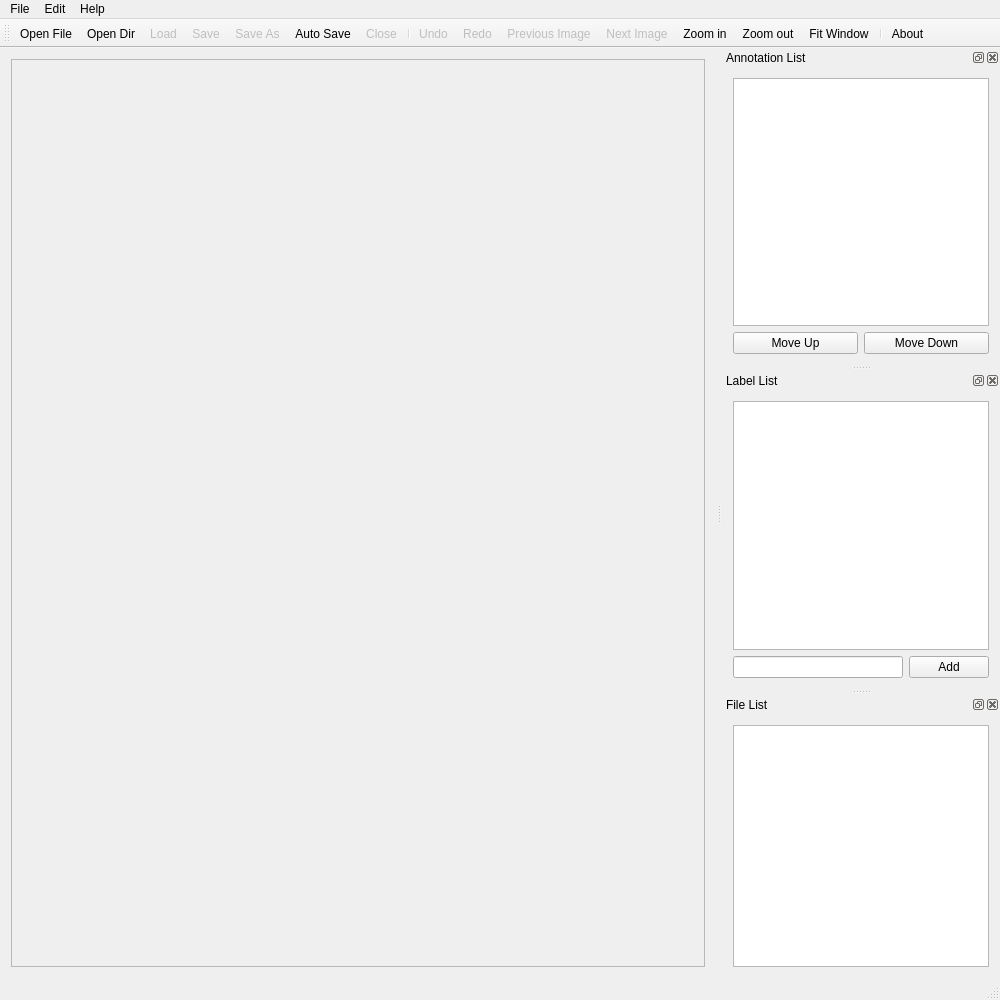
<?xml version="1.0" encoding="UTF-8"?>
<ui version="4.0">
 <class>MainWindow</class>
 <widget class="QMainWindow" name="MainWindow">
  <property name="geometry">
   <rect>
    <x>0</x>
    <y>0</y>
    <width>1000</width>
    <height>1000</height>
   </rect>
  </property>
  <property name="windowTitle">
   <string>Image Labeler</string>
  </property>
  <property name="windowIcon">
   <iconset resource="resource.qrc">
    <normaloff>:/icons/icons/icon.png</normaloff>:/icons/icons/icon.png</iconset>
  </property>
  <widget class="QWidget" name="centralWidget">
   <layout class="QHBoxLayout" name="horizontalLayout">
    <item>
     <widget class="QScrollArea" name="scrollArea">
      <property name="widgetResizable">
       <bool>true</bool>
      </property>
      <widget class="QWidget" name="scrollAreaWidgetContents">
       <property name="geometry">
        <rect>
         <x>0</x>
         <y>0</y>
         <width>705</width>
         <height>898</height>
        </rect>
       </property>
      </widget>
     </widget>
    </item>
   </layout>
  </widget>
  <widget class="QMenuBar" name="menuBar">
   <property name="geometry">
    <rect>
     <x>0</x>
     <y>0</y>
     <width>1000</width>
     <height>21</height>
    </rect>
   </property>
   <widget class="QMenu" name="menu_file">
    <property name="title">
     <string>File</string>
    </property>
    <addaction name="actionOpen_File"/>
    <addaction name="actionOpen_Dir"/>
    <addaction name="actionLoad"/>
    <addaction name="actionClose"/>
    <addaction name="separator"/>
    <addaction name="actionSave"/>
    <addaction name="actionSave_As"/>
    <addaction name="actionAuto_Save"/>
    <addaction name="separator"/>
    <addaction name="actionExit"/>
   </widget>
   <widget class="QMenu" name="menu_edit">
    <property name="title">
     <string>Edit</string>
    </property>
    <addaction name="actionUndo"/>
    <addaction name="actionRedo"/>
    <addaction name="separator"/>
    <addaction name="actionZoom_in"/>
    <addaction name="actionZoom_out"/>
    <addaction name="actionFit_Window"/>
    <addaction name="separator"/>
    <addaction name="actionPrevious_Image"/>
    <addaction name="actionNext_Image"/>
   </widget>
   <widget class="QMenu" name="menu_help">
    <property name="title">
     <string>Help</string>
    </property>
    <addaction name="actionAbout"/>
   </widget>
   <addaction name="menu_file"/>
   <addaction name="menu_edit"/>
   <addaction name="menu_help"/>
  </widget>
  <widget class="QToolBar" name="mainToolBar">
   <attribute name="toolBarArea">
    <enum>TopToolBarArea</enum>
   </attribute>
   <attribute name="toolBarBreak">
    <bool>false</bool>
   </attribute>
   <addaction name="actionOpen_File"/>
   <addaction name="actionOpen_Dir"/>
   <addaction name="actionLoad"/>
   <addaction name="actionSave"/>
   <addaction name="actionSave_As"/>
   <addaction name="actionAuto_Save"/>
   <addaction name="actionClose"/>
   <addaction name="separator"/>
   <addaction name="actionUndo"/>
   <addaction name="actionRedo"/>
   <addaction name="actionPrevious_Image"/>
   <addaction name="actionNext_Image"/>
   <addaction name="actionZoom_in"/>
   <addaction name="actionZoom_out"/>
   <addaction name="actionFit_Window"/>
   <addaction name="separator"/>
   <addaction name="actionAbout"/>
  </widget>
  <widget class="QStatusBar" name="statusBar"/>
  <widget class="QDockWidget" name="annotationDockWidget">
   <property name="windowTitle">
    <string>Annotation List</string>
   </property>
   <attribute name="dockWidgetArea">
    <number>2</number>
   </attribute>
   <widget class="QWidget" name="dockWidgetContents_anno">
    <layout class="QVBoxLayout" name="verticalLayout">
     <item>
      <widget class="CustomListWidget" name="annoListWidget"/>
     </item>
     <item>
      <layout class="QHBoxLayout" name="horizontalLayout_3">
       <item>
        <widget class="QPushButton" name="pushButton_moveUp">
         <property name="text">
          <string>Move Up</string>
         </property>
        </widget>
       </item>
       <item>
        <widget class="QPushButton" name="pushButton_moveDown">
         <property name="text">
          <string>Move Down</string>
         </property>
        </widget>
       </item>
      </layout>
     </item>
    </layout>
   </widget>
  </widget>
  <widget class="QDockWidget" name="labelDockWidget">
   <property name="windowTitle">
    <string>Label List</string>
   </property>
   <attribute name="dockWidgetArea">
    <number>2</number>
   </attribute>
   <widget class="QWidget" name="dockWidgetContents_label">
    <layout class="QVBoxLayout" name="verticalLayout_3">
     <item>
      <widget class="CustomListWidget" name="labelListWidget"/>
     </item>
     <item>
      <layout class="QHBoxLayout" name="horizontalLayout_2">
       <item>
        <widget class="QLineEdit" name="lineEdit_addLabel"/>
       </item>
       <item>
        <widget class="QPushButton" name="pushButton_addLabel">
         <property name="text">
          <string>Add</string>
         </property>
        </widget>
       </item>
      </layout>
     </item>
    </layout>
   </widget>
  </widget>
  <widget class="QDockWidget" name="fileDockWidget">
   <property name="windowTitle">
    <string>File List</string>
   </property>
   <attribute name="dockWidgetArea">
    <number>2</number>
   </attribute>
   <widget class="QWidget" name="dockWidgetContents">
    <layout class="QVBoxLayout" name="verticalLayout_4">
     <item>
      <widget class="CustomListWidget" name="fileListWidget"/>
     </item>
    </layout>
   </widget>
  </widget>
  <action name="actionOpen_File">
   <property name="icon">
    <iconset resource="resource.qrc">
     <normaloff>:/icons/icons/file.png</normaloff>:/icons/icons/file.png</iconset>
   </property>
   <property name="text">
    <string>Open File</string>
   </property>
   <property name="shortcut">
    <string>Ctrl+O</string>
   </property>
  </action>
  <action name="actionOpen_Dir">
   <property name="icon">
    <iconset resource="resource.qrc">
     <normaloff>:/icons/icons/open.png</normaloff>:/icons/icons/open.png</iconset>
   </property>
   <property name="text">
    <string>Open Dir</string>
   </property>
   <property name="toolTip">
    <string>Open Dir</string>
   </property>
   <property name="shortcut">
    <string>Ctrl+D</string>
   </property>
  </action>
  <action name="actionSave">
   <property name="enabled">
    <bool>false</bool>
   </property>
   <property name="icon">
    <iconset resource="resource.qrc">
     <normaloff>:/icons/icons/save.png</normaloff>:/icons/icons/save.png</iconset>
   </property>
   <property name="text">
    <string>Save</string>
   </property>
   <property name="shortcut">
    <string>Ctrl+S</string>
   </property>
  </action>
  <action name="actionExit">
   <property name="icon">
    <iconset resource="resource.qrc">
     <normaloff>:/icons/icons/quit.png</normaloff>:/icons/icons/quit.png</iconset>
   </property>
   <property name="text">
    <string>Exit</string>
   </property>
  </action>
  <action name="actionSave_As">
   <property name="enabled">
    <bool>false</bool>
   </property>
   <property name="icon">
    <iconset resource="resource.qrc">
     <normaloff>:/icons/icons/save-as.png</normaloff>:/icons/icons/save-as.png</iconset>
   </property>
   <property name="text">
    <string>Save As</string>
   </property>
   <property name="shortcut">
    <string>Ctrl+Shift+S</string>
   </property>
  </action>
  <action name="actionAuto_Save">
   <property name="checkable">
    <bool>true</bool>
   </property>
   <property name="icon">
    <iconset resource="resource.qrc">
     <normaloff>:/icons/icons/edit.png</normaloff>:/icons/icons/edit.png</iconset>
   </property>
   <property name="text">
    <string>Auto Save</string>
   </property>
  </action>
  <action name="actionUndo">
   <property name="enabled">
    <bool>false</bool>
   </property>
   <property name="icon">
    <iconset resource="resource.qrc">
     <normaloff>:/icons/icons/undo.png</normaloff>:/icons/icons/undo.png</iconset>
   </property>
   <property name="text">
    <string>Undo</string>
   </property>
   <property name="shortcut">
    <string>Ctrl+Z</string>
   </property>
  </action>
  <action name="actionRedo">
   <property name="enabled">
    <bool>false</bool>
   </property>
   <property name="icon">
    <iconset resource="resource.qrc">
     <normaloff>:/icons/icons/redo.png</normaloff>:/icons/icons/redo.png</iconset>
   </property>
   <property name="text">
    <string>Redo</string>
   </property>
   <property name="shortcut">
    <string>Ctrl+Shift+Z</string>
   </property>
  </action>
  <action name="actionAbout">
   <property name="icon">
    <iconset resource="resource.qrc">
     <normaloff>:/icons/icons/help.png</normaloff>:/icons/icons/help.png</iconset>
   </property>
   <property name="text">
    <string>About</string>
   </property>
  </action>
  <action name="actionZoom_in">
   <property name="icon">
    <iconset resource="resource.qrc">
     <normaloff>:/icons/icons/zoom-in.png</normaloff>:/icons/icons/zoom-in.png</iconset>
   </property>
   <property name="text">
    <string>Zoom in</string>
   </property>
  </action>
  <action name="actionZoom_out">
   <property name="icon">
    <iconset resource="resource.qrc">
     <normaloff>:/icons/icons/zoom-out.png</normaloff>:/icons/icons/zoom-out.png</iconset>
   </property>
   <property name="text">
    <string>Zoom out</string>
   </property>
  </action>
  <action name="actionFit_Window">
   <property name="icon">
    <iconset resource="resource.qrc">
     <normaloff>:/icons/icons/fit-window.png</normaloff>:/icons/icons/fit-window.png</iconset>
   </property>
   <property name="text">
    <string>Fit Window</string>
   </property>
  </action>
  <action name="actionClose">
   <property name="enabled">
    <bool>false</bool>
   </property>
   <property name="icon">
    <iconset resource="resource.qrc">
     <normaloff>:/icons/icons/close.png</normaloff>:/icons/icons/close.png</iconset>
   </property>
   <property name="text">
    <string>Close</string>
   </property>
   <property name="shortcut">
    <string>Ctrl+W</string>
   </property>
  </action>
  <action name="actionPrevious_Image">
   <property name="enabled">
    <bool>false</bool>
   </property>
   <property name="icon">
    <iconset resource="resource.qrc">
     <normaloff>:/icons/icons/prev.png</normaloff>:/icons/icons/prev.png</iconset>
   </property>
   <property name="text">
    <string>Previous Image</string>
   </property>
   <property name="shortcut">
    <string>Ctrl+Left</string>
   </property>
  </action>
  <action name="actionNext_Image">
   <property name="enabled">
    <bool>false</bool>
   </property>
   <property name="icon">
    <iconset resource="resource.qrc">
     <normaloff>:/icons/icons/next.png</normaloff>:/icons/icons/next.png</iconset>
   </property>
   <property name="text">
    <string>Next Image</string>
   </property>
   <property name="shortcut">
    <string>Ctrl+Right</string>
   </property>
  </action>
  <action name="actionLoad">
   <property name="enabled">
    <bool>false</bool>
   </property>
   <property name="icon">
    <iconset resource="resource.qrc">
     <normaloff>:/icons/icons/copy.png</normaloff>:/icons/icons/copy.png</iconset>
   </property>
   <property name="text">
    <string>Load Labels and Annotations</string>
   </property>
   <property name="iconText">
    <string>Load</string>
   </property>
   <property name="toolTip">
    <string>Load</string>
   </property>
   <property name="shortcut">
    <string>Ctrl+L</string>
   </property>
  </action>
  <zorder>annotationDockWidget</zorder>
  <zorder>labelDockWidget</zorder>
  <zorder>fileDockWidget</zorder>
 </widget>
 <layoutdefault spacing="6" margin="11"/>
 <customwidgets>
  <customwidget>
   <class>CustomListWidget</class>
   <extends>QListWidget</extends>
   <header location="global">customlistwidget.h</header>
  </customwidget>
 </customwidgets>
 <resources>
  <include location="resource.qrc"/>
 </resources>
 <connections/>
</ui>
